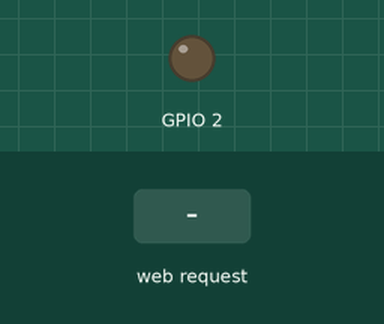
The sketch below on a simulated ESP8266 (NodeMCU). Parts: output pins drawn as LEDs (lit = HIGH). The test bench sets the inputs (shaded band). WiFi joins after 1.5 s; servers stay silent unless stated; what the sketch prints to the serial monitor is not drawn.

Above: at 2.7 s.
2.8 s: HTTP request GET /gpio/1 received
At 3.9 s:
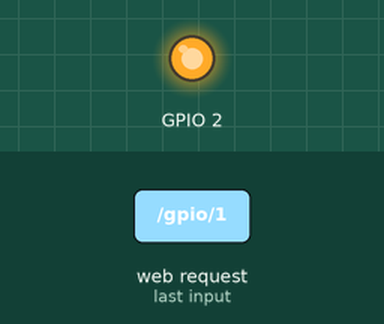
4.3 s: HTTP request GET /gpio/0 received
At 5.0 s:
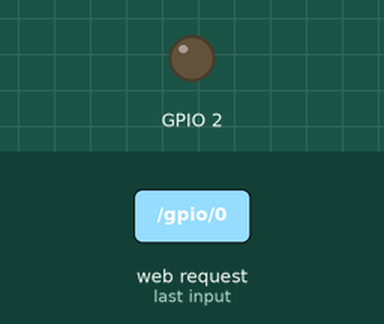
Timing chart, 0 to 7.3 s (numbered marks = the images above; inputs shaded):
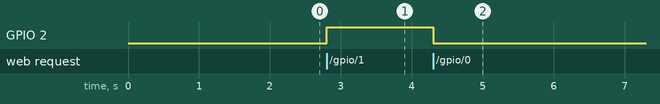

Measured:
- after the input at 2.8 s, GPIO 2: LOW → HIGH at once
- after the input at 4.3 s, GPIO 2: HIGH → LOW at once

The sketch:

wifi_test.ino
```cpp
/*
 *  This sketch demonstrates how to set up a simple HTTP-like server.
 *  The server will set a GPIO pin depending on the request
 *    http://server_ip/gpio/0 will set the GPIO2 low,
 *    http://server_ip/gpio/1 will set the GPIO2 high
 *  server_ip is the IP address of the ESP8266 module, will be
 *  printed to Serial when the module is connected.
 */

#include <ESP8266WiFi.h>

const char* ssid = "vids";
const char* password = "12345678";

// Create an instance of the server
// specify the port to listen on as an argument
WiFiServer server(80);

void setup() {
  Serial.begin(115200);
  delay(10);

  // prepare GPIO2
  pinMode(2, OUTPUT);
  digitalWrite(2, 0);

  // Connect to WiFi network
  Serial.println();
  Serial.println();
  Serial.print("Connecting to ");
  Serial.println(ssid);

  WiFi.begin(ssid, password);

  while (WiFi.status() != WL_CONNECTED) {
    delay(500);
    Serial.print(".");
  }
  Serial.println("");
  Serial.println("WiFi connected");

  // Start the server
  server.begin();
  Serial.println("Server started");

  // Print the IP address
  Serial.println(WiFi.localIP());
}

void loop() {
  // Check if a client has connected
  WiFiClient client = server.available();
  if (!client) {
    return;
  }

  // Wait until the client sends some data
  Serial.println("new client");
  while(!client.available()){
    delay(1);
  }

  // Read the first line of the request
  String req = client.readStringUntil('\r');
  Serial.println(req);
  client.flush();

  // Match the request
  int val;

  if (req.indexOf("/gpio/0") != -1)
    val = 0;
  else if (req.indexOf("/gpio/1") != -1)
    val = 1;
  else {
    Serial.println("invalid request");
    client.stop();
    return;
  }

  // Set GPIO2 according to the request
  digitalWrite(2, val);

  client.flush();

  // Prepare the response
  String s = "HTTP/1.1 200 OK\r\nContent-Type: text/html\r\n\r\n<!DOCTYPE HTML>\r\n<html>\r\nGPIO is now ";
  s += (val)?"high":"low";
  s += "</html>\n";

  // Send the response to the client
  client.print(s);
  delay(1);
  Serial.println("Client disonnected");

  // The client will actually be disconnected
  // when the function returns and 'client' object is detroyed
}
```
